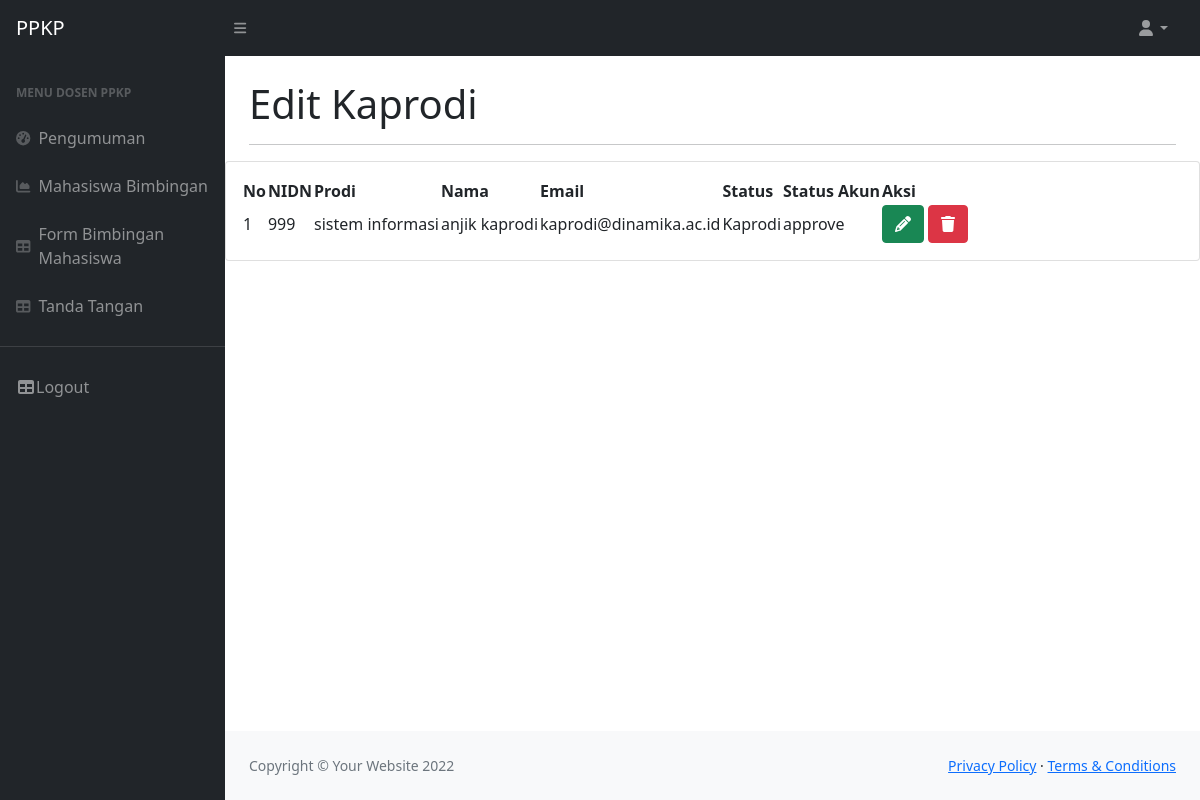
The app's page /Editing-kaprodi.php with its own data.
### tables this page shows
CREATE TABLE `kaprodi` (
  `id` int(11) NOT NULL,
  `id_user` int(11) NOT NULL,
  `nidn` varchar(50) NOT NULL,
  `prodi` varchar(100) NOT NULL,
  `nama` varchar(200) NOT NULL,
  `email` varchar(50) NOT NULL,
  `status` varchar(50) NOT NULL,
  `status_akun` varchar(50) NOT NULL DEFAULT 'RequestLogin'
);

### Editing-kaprodi.php (the view, shortened to what this page needs)
<!DOCTYPE html>
<html lang="en">
    <head>
        <link href="https://cdn.jsdelivr.net/npm/simple-datatables@latest/dist/style.css" rel="stylesheet" />
        <link href="css/styles.css" rel="stylesheet" />
        <link href="vendor/fontawesome-free/css/all.min.css" rel="stylesheet" type="text/css">
    </head>
    <body class="sb-nav-fixed">
    <?php
        require('_partial/navbar.php');
            require('_partial/sidebar.php');
            ?>
                <main>
                    <div class="container-fluid px-4">
                        <h1 class="mt-4">Edit Kaprodi</h1>
                        <hr>
                    </div>
                    <div class="card mb-4">
                            <div class="card-body">
                                <table id="datatablesSimple">
                                    <thead>
                                        <tr>
                                            <th>No</th>
                                            <th>NIDN</th>
                                            <th>Prodi</th>
                                            <th>Nama </th>
                                            <th>Email</th>
                                            <th>Status</th>
                                            <th>Status Akun</th>
                                            <th>Aksi</th>
                                        </tr>
                                    </thead>
                                    <tbody>
                                    <?php
                       $no=1;
                          $sql = 'SELECT * from Kaprodi';
                          $query = mysqli_query($koneksi, $sql);
                             while ($row = mysqli_fetch_array($query))
                                {
                                 ?>
                                  <tr>
                                  <td>
                                    <?= $no++;?></td>
                                      <td><?= $row['nidn']; ?></td>
                                      <td><?= $row['prodi']; ?></td>
                                      <td><?= $row['nama'];?></td>
                                      <td><?= $row['email'];?></td>
                                      <td><?= $row['status'];?></td>
                                      <td><?= $row['status_akun'];?></td>
                                      <td><a class="btn btn-success" data-toggle="modal" data-target="#modal<?php echo $row['id'];?>"><i class="fa fa-pencil"></i></a>
                                      <a href="delete/delete-kaprodi.php?hal=delete&id=<?= $row['id'];?>"
                                      class='btn btn-danger p-auto' onclick="return confirm('Data ini akan terhapus anda yakin?');"><i
                                         class='fa fa-trash'></i></a>
                                    </td>
                                  </tr>
                          <?php
                            }
                            ?>
                                    </tbody>
                                </table>
                            </div>
                        </div>
                </main>
                <?php
                require('_partial/footer.php')
                ?>
    </body>
</html>

### records on screen
kaprodi: nidn "999", prodi "sistem informasi", nama "anjik kaprodi", email "kaprodi@dinamika.ac.id", status "Kaprodi", status_akun "approve"
